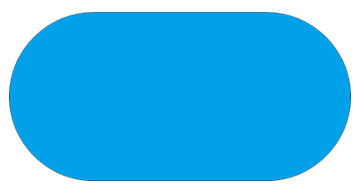
#> input picture Simulator/elipse.png, 358 x 191 px
$ python test.py
#> lines starting #> are read from the running program, lines starting #| are printed output that depends on the picture; after the words box and inside, x2 and y2 are one past the last pixel; in counts of white or black regions, pixels touching at a corner belong together; long printed decimals are rounded
#> further down, imagen is the input picture: shape (191, 358, 3); mean B, G, R 237.5, 182.8, 62.9
import cv2
import numpy as np
import math
from scipy import ndimage
import argparse
from math import atan2, cos, sin, sqrt, pi

def metodo_moment(imagen):
    print("############################MOMENTS##########################################")

    cv2.imshow("Imagen",imagen)
    cv2.waitKey(0)
    imgHSV=cv2.cvtColor(imagen,cv2.COLOR_BGR2HSV)
#> imgHSV: shape (191, 358, 3); mean H, S, V 75.1, 191.7, 237.5
    #filtro para clasificar la elipse
    minH=np.array([6,0,0])
    maxH=np.array([255,255,255])
    imagenBit=cv2.inRange(imgHSV,minH,maxH)
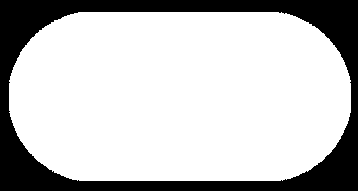
#> imagenBit: shape (191, 358); 76% white; 1 black region, box (x1, y1, x2, y2) and area: (0, 0, 358, 191) 16389
    moments=cv2.moments(imagenBit,True)
#> moments = moments, m00 51989, centre m10/m00, m01/m00 = (179.5, 96.04)
    print("Area de la elipse :",moments['m00']) #En pixeles al cuadrado
#| Area de la elipse : 51989.0
    print("Area total        : ",imagenBit.shape[0]*imagenBit.shape[1])
#| Area total        :  68378
    xcenter=int(moments['m10']/moments['m00'])
#> xcenter = 179
    ycenter=int(moments['m01']/moments['m00'])
#> ycenter = 96
    cv2.circle(imagen, (xcenter, ycenter), 5, (255, 0, 0), -1)
#> imagen: shape (191, 358, 3); 0.12% of pixels changed, all inside (x1, y1, x2, y2) = (174, 91, 185, 102)
    cv2.imshow("Centro",imagen)
    cv2.waitKey(0)
    print("xcenter           : ",xcenter)
#| xcenter           :  179
    print("ycenter           : ",ycenter)
#| ycenter           :  96
    print("ancho             : ",imagenBit.shape[0])
#| ancho             :  191
    print("largo             : ",imagenBit.shape[1])
#| largo             :  358
    print("cx_normalizado    :",xcenter/imagenBit.shape[1])
#| cx_normalizado    : 0.5
    print("cy_normalizado    :",ycenter/imagenBit.shape[0])
#| cy_normalizado    : 0.5026
    #angulo de rotacion de la imagen
    img_gray = cv2.cvtColor(imagen, cv2.COLOR_BGR2GRAY)
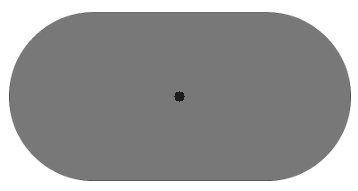
#> img_gray: shape (191, 358); min 29, max 255, mean 152.7
    img_edges = cv2.Canny(img_gray, 100, 100, apertureSize=3)
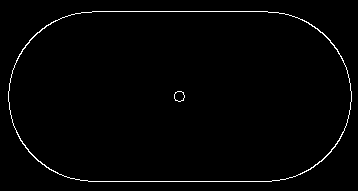
#> img_edges: shape (191, 358); 1.5% white in thin lines or dots, all inside (x1, y1, x2, y2) = (8, 11, 352, 182)
    lines = cv2.HoughLinesP(img_edges, 1, math.pi / 180.0, 100, minLineLength=100, maxLineGap=5)
#> lines = [[88, 181, 271, 181], [92, 11, 267, 11]]
    angles = []
    for [[x1, y1, x2, y2]] in lines:
        cv2.line(imagen, (x1, y1), (x2, y2), (255, 0, 0), 3)
        angle = -1*math.degrees(math.atan2(y2 - y1, x2 - x1))
        angles.append(angle)
#> this loop made 2 passes
#> (x1, y1, x2, y2, angle) on passes 1 to 2: (88, 181, 271, 181, 0), (92, 11, 267, 11, 0)
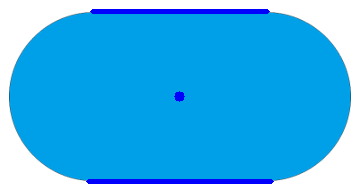
#> imagen: shape (191, 358, 3); mean B, G, R 238.2, 177, 58.6
#> after the loop, angles = [0, 0]
    median_angle = np.median(angles)
#> median_angle = 0
    print(f"Angulo            : {median_angle:.04f}")
#| Angulo            : 0.0000

def drawAxis(img, p_, q_, colour, scale):
    i=1
    p = list(p_)
    q = list(q_)

    angle = math.atan2(p[1] - q[1], p[0] - q[0])
    if i==1:
        angulo = (angle-pi/2)*180/pi
        print(angulo)
        i=i+1
    hypotenuse = sqrt((p[1] - q[1]) * (p[1] - q[1]) + (p[0] - q[0]) * (p[0] - q[0]))
    q[0] = p[0] - scale * hypotenuse * cos(angle)
    q[1] = p[1] - scale * hypotenuse * sin(angle)
    cv2.line(img, (int(p[0]), int(p[1])), (int(q[0]), int(q[1])), colour, 1, cv2.LINE_AA)
    p[0] = q[0] + 9 * cos(angle + pi / 4)
    p[1] = q[1] + 9 * sin(angle + pi / 4)
    cv2.line(img, (int(p[0]), int(p[1])), (int(q[0]), int(q[1])), colour, 1, cv2.LINE_AA)
    p[0] = q[0] + 9 * cos(angle - pi / 4)
    p[1] = q[1] + 9 * sin(angle - pi / 4)
    cv2.line(img, (int(p[0]), int(p[1])), (int(q[0]), int(q[1])), colour, 1, cv2.LINE_AA)
    return angulo

def getOrientation(pts, img):
    sz = len(pts)
    data_pts = np.empty((sz, 2), dtype=np.float64)
    for i in range(data_pts.shape[0]):
        data_pts[i,0] = pts[i,0,0]
        data_pts[i,1] = pts[i,0,1]
    # Perform PCA analysis
    mean = np.empty((0))
    mean, eigenvectors, eigenvalues = cv2.PCACompute2(data_pts, mean)
    centro = (int(mean[0,0]), int(mean[0,1]))
    # Draw the principal components
    cv2.circle(img, centro, 3, (255, 0, 255), 2)
    p1 = (centro[0] + 0.02 * eigenvectors[0,0] * eigenvalues[0,0], centro[1] + 0.02 * eigenvectors[0,1] * eigenvalues[0,0])
    p2 = (centro[0] - 0.02 * eigenvectors[1,0] * eigenvalues[1,0], centro[1] - 0.02 * eigenvectors[1,1] * eigenvalues[1,0])

    angulo1=drawAxis(img, centro, p1, (255, 255, 255), 1)
    a=drawAxis(img, centro, p2, (0, 0, 0), 5)
    angle = math.degrees(atan2(eigenvectors[0,1], eigenvectors[0,0]))
    return centro,a

def metodo_pca(src):
    print("###############################PCA##########################################")
    cv2.imshow('src', src)
    gray = cv2.cvtColor(src, cv2.COLOR_BGR2GRAY)
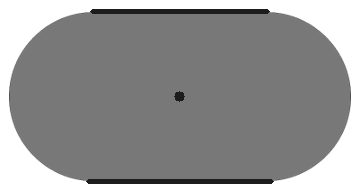
#> gray: shape (191, 358); min 29, max 255, mean 148.3
    _, bw = cv2.threshold(gray, 50, 255, cv2.THRESH_BINARY | cv2.THRESH_OTSU)
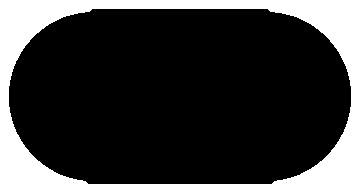
#> bw: shape (191, 358); 22.8% white; 1 white region
    contours, _ = cv2.findContours(bw, cv2.RETR_LIST, cv2.CHAIN_APPROX_NONE)
#> contours = 2 contours; box (x1, y1, x2, y2) and area: (0, 0, 358, 191) 67830, (8, 8, 352, 185) 53187
    band=1
    for i, c in enumerate(contours):
        area = cv2.contourArea(c)
        area_total=src.shape[0]*src.shape[1];
        if band==1:
            print("Area elipse   :",area)
            print("Area total    :",area_total)
            band=0
        if area < 1e2 or 1e5 < area:
            continue

        cv2.drawContours(src, contours, i, (0, 0, 255), 2)
        centro,angulo1= getOrientation(c, src)
#> this loop made 2 passes
#> (area, area_total, band, sz in getOrientation, mean in getOrientation, eigenvectors in getOrientation, eigenvalues in getOrientation, p1 in getOrientation) on pass 1: (53187, 68378, 0, 826, [[179.5, 96.05]], [[1, -4.59e-05], [4.59e-05, 1]], [12885.3, 5352.7], (436.7, 95.99))
#> (area, area_total, sz in getOrientation, mean in getOrientation, eigenvectors in getOrientation, eigenvalues in getOrientation, p1 in getOrientation) on pass 2: (67830, 68378, 1094, [[178.5, 95]], [[1, 0], [0, 1]], [17999.1, 6935.2], (538, 95))
#| Area elipse   : 53187.0
#| Area total    : 68378
#| 89.997
#| -0.002628
#| 90.0
#| 0.0
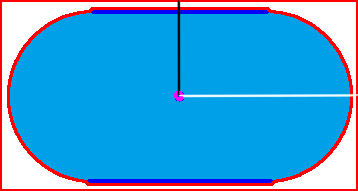
#> src: shape (191, 358, 3); 8.96% of pixels changed, all inside (x1, y1, x2, y2) = (0, 0, 358, 191)
#> after the loop, band = 0

    cv2.imshow('output', src)
    cv2.waitKey()
    xcenter=centro[0]
#> xcenter = 178
    ycenter=centro[1]
#> ycenter = 95
    print("xcenter       : ",xcenter)
#| xcenter       :  178
    print("ycenter       : ",ycenter)
#| ycenter       :  95
    print("ancho         : ",bw.shape[0])
#| ancho         :  191
    print("largo         : ",bw.shape[1])
#| largo         :  358
    print("cx_normalizado:",xcenter/bw.shape[1])
#| cx_normalizado: 0.4972
    print("cy_normalizado:",ycenter/bw.shape[0])
#| cy_normalizado: 0.4974
    print("Angulo        : ",angulo1)
#| Angulo        :  0.0


#DESCOMENTE LA IMAGEN Y EL METODO A UTILIZAR
imagen=cv2.imread("elipse.png")
#imagen=cv2.imread("rotado.png")
metodo_moment(imagen)

metodo_pca(imagen)

$ run again, with Simulator/rotado.png copied over Simulator/elipse.png
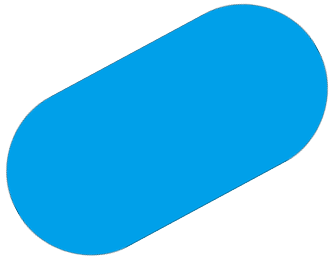
#> input picture Simulator/rotado.png, 336 x 259 px
#> imagen is the input picture: shape (259, 336, 3); mean B, G, R 241.3, 198.3, 104
#> imgHSV: shape (259, 336, 3); mean H, S, V 59.5, 150.6, 241.4
#> in metodo_moment, `imagenBit=cv2.inRange(imgHSV,minH,maxH)`:
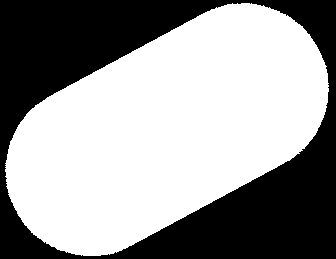
#> imagenBit: shape (259, 336); 60.2% white; 1 black region, box (x1, y1, x2, y2) and area: (0, 0, 336, 259) 34652
#> moments = moments, m00 52372, centre m10/m00, m01/m00 = (166.6, 129.2)
#| Area de la elipse : 52372.0
#| Area total        :  87024
#> in metodo_moment, `xcenter=int(moments['m10']/moments['m00'])`: xcenter = 166
#> in metodo_moment, `ycenter=int(moments['m01']/moments['m00'])`: ycenter = 129
#| xcenter           :  166
#| ycenter           :  129
#| ancho             :  259
#| largo             :  336
#| cx_normalizado    : 0.494
#| cy_normalizado    : 0.4981
#> img_edges: shape (259, 336); 1.3% white in thin lines or dots
#> lines = [[41, 101, 172, 31], [117, 251, 290, 159]]
#> the loop in metodo_moment, `for [[x1, y1, x2, y2]] in lines:` made 2 passes
#> (x1, y1, x2, y2, angle) on passes 1 to 2: (41, 101, 172, 31, 28.12), (117, 251, 290, 159, 28)
#> after the loop in metodo_moment, `for [[x1, y1, x2, y2]] in lines:`: angles = [28.12, 28]
#> median_angle = 28.06
#| Angulo            : 28.0608
#> bw: shape (259, 336); 39.7% white; 1 white region
#> contours = 2 contours; box (x1, y1, x2, y2) and area: (0, 0, 336, 259) 86430, (5, 3, 329, 256) 52892
#> the loop in metodo_pca, `for i, c in enumerate(contours):` made 2 passes
#> (area, area_total, band, sz in getOrientation, mean in getOrientation, eigenvectors in getOrientation, eigenvalues in getOrientation, p1 in getOrientation) on pass 1: (52892, 87024, 0, 792, [[166.5, 129.3]], [[0.877, -0.481], [0.481, 0.877]], [13477.9, 5177.4], (402.4, -0.547))
#> (printed output is left out)
#> after the loop in metodo_pca, `for i, c in enumerate(contours):`:
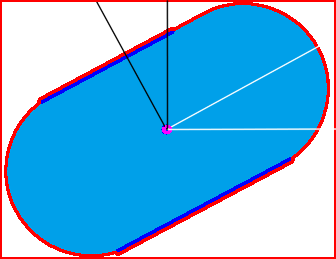
#> src: shape (259, 336, 3); mean B, G, R 225.5, 180.3, 105.6
#> after the loop in metodo_pca, `for i, c in enumerate(contours):`: band = 0
#> in metodo_pca, `xcenter=centro[0]`: xcenter = 167
#> in metodo_pca, `ycenter=centro[1]`: ycenter = 129
#| xcenter       :  167
#| ycenter       :  129
#| ancho         :  259
#| largo         :  336
#| cx_normalizado: 0.497
#| cy_normalizado: 0.4981
#| Angulo        :  0.0
